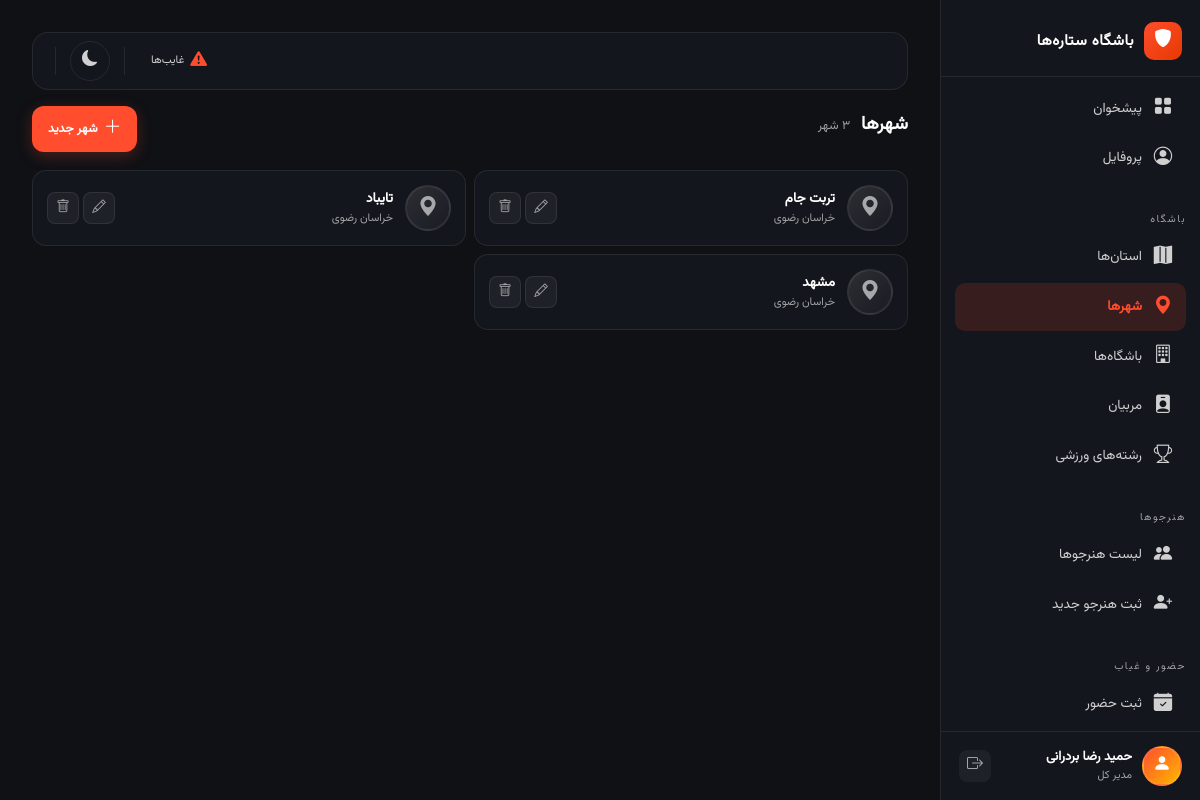
/clubs/cities/ (signed in), run on the app's committed database.
### apps/core/models.py (models this page shows, shortened)
class SiteSetting(models.Model):
    gym_name = models.CharField('نام مجموعه', max_length=200, default='باشگاه ستاره‌ها')
    central_phone = models.CharField('شماره تماس مرکزی', max_length=11, blank=True, null=True)
    central_address = models.TextField('آدرس مرکزی', blank=True, null=True)
    class Meta:
        verbose_name = 'تنظیمات'
        verbose_name_plural = 'تنظیمات'
    @classmethod
    def get_settings(cls):
        obj, created = cls.objects.get_or_create(pk=1)
        return obj

### apps/accounts/models.py (models this page shows, shortened)
class User(AbstractBaseUser, PermissionsMixin):
    phone = models.CharField(max_length=11, unique=True)
    first_name = models.CharField(max_length=100)
    last_name = models.CharField(max_length=100)
    birth_date = jmodels.jDateField('تاریخ تولد', null=True, blank=True)
    national_code = models.CharField(max_length=10, blank=True, null=True)
    avatar = models.ImageField(upload_to='avatars/', blank=True, null=True)
    is_super_manager = models.BooleanField(default=False)
    is_club_manager = models.BooleanField(default=False)
    is_instructor = models.BooleanField(default=False)
    is_active = models.BooleanField(default=True)
    is_staff = models.BooleanField(default=False)
    created_at = models.DateTimeField(auto_now_add=True)
    updated_at = models.DateTimeField(auto_now=True)
    objects = UserMnaager()
    USERNAME_FIELD = 'phone'
    REQUIRED_FIELDS = ['first_name', 'last_name']
    class Meta:
        verbose_name = 'کاربر'
        verbose_name_plural = 'کاربرها'
    def get_full_name(self):
        return f'{self.first_name} {self.last_name}'

### apps/clubs/models.py (models this page shows, shortened)
class City(models.Model):
    province = models.ForeignKey(Province, on_delete=models.CASCADE, related_name='cities', verbose_name='استان')
    name = models.CharField('شهر', max_length=100)
    class Meta:
        verbose_name = 'شهر'
        verbose_name_plural = 'شهرها'

class Province(models.Model):
    name = models.CharField('استان', max_length=100)
    class Meta:
        verbose_name = 'استان'
        verbose_name_plural = 'استان‌ها'

### apps/clubs/views.py (the view)
# urls.py: path('cities/', views.CityListView.as_view(), name='city_list'),
class CityListView(LoginRequiredMixin, UserPassesTestMixin, ListView):
    model = City
    template_name = 'clubs/city_list.html'
    context_object_name = 'cities'
    def test_func(self): return self.request.user.is_super_manager
    def get_queryset(self):
        return City.objects.select_related('province').all()
    def get_context_data(self, **kwargs):
        context = super().get_context_data(**kwargs)
        context['provinces'] = Province.objects.all()
        return context

### apps/core/context_processors.py (called while the page is built)
def site_settings(request):
    return {'site_settings': SiteSetting.get_settings()}

### templates/clubs/city_list.html (shortened to what this page needs)
{% extends 'base.html' %}
{% block content %}
<div class="dashboard-layout">
    {% include 'partials/_sidebar.html' %}{% include 'partials/_mobile_nav.html' %}
    <main class="dashboard-main">
        {% include 'partials/_notif_bar.html' %}
        <div class="page-header animate__animated animate__fadeIn">
            <div><h1 class="page-title">شهرها <span>{{ cities.count }} شهر</span></h1></div>
            <button onclick="openCityModal()" class="btn-add"><i class="bi bi-plus-lg"></i><span class="btn-add-text">شهر جدید</span></button>
        </div>
        <div class="coach-list-page">
            {% for c in cities %}
            <div class="coach-card-page animate__animated animate__fadeInUp">
                <div class="coach-avatar-page"><i class="bi bi-geo-alt-fill"></i></div>
                <div class="coach-info-page"><div class="coach-name-page">{{ c.name }}</div><div class="coach-meta-page"><span>{{ c.province.name }}</span></div></div>
                <div class="coach-actions">
                    <button onclick="editCity({{ c.id }}, '{{ c.name|escapejs }}', {{ c.province_id }})" class="coach-action-btn edit"><i class="bi bi-pencil"></i></button>
                    <button onclick="confirmCityDelete('{% url 'clubs:city_delete' c.id %}', '{{ c.name|escapejs }}')" class="coach-action-btn delete"><i class="bi bi-trash"></i></button>
                </div>
            </div>
            {% endfor %}
        </div>
    </main>
</div>
{% endblock %}

### templates/partials/_sidebar.html (shortened to what this page needs)
{% load static %}
<aside class="dashboard-sidebar">
    <div class="sidebar-logo">
        <div class="logo-sm"><i class="bi bi-shield-fill"></i></div>
        <span class="logo-text">{{ site_settings.gym_name|default:"ستاره‌ها" }}</span>
    </div>
    <div class="sidebar-menu-wrapper">
        <ul class="sidebar-nav">
            <li><a href="{% url 'accounts:dashboard' %}" class="{% if request.resolver_match.url_name == 'dashboard' %}active{% endif %}"><i class="bi bi-grid-fill"></i> پیشخوان</a></li>
            <li><a href="{% url 'accounts:profile' %}" class=""><i class="bi bi-person-circle"></i> پروفایل</a></li>
        </ul>
        {% if user.is_super_manager or user.is_club_manager or user.is_instructor %}
        <div class="sidebar-category">باشگاه</div>
        <ul class="sidebar-nav">
            {% if user.is_super_manager %}
            <li><a href="{% url 'clubs:province_list' %}" class=""><i class="bi bi-map-fill"></i> استان‌ها</a></li>
            <li><a href="{% url 'clubs:city_list' %}" class="{% if request.resolver_match.url_name == 'city_list' or request.resolver_match.url_name == 'city_add' or request.resolver_match.url_name == 'city_edit' %}active{% endif %}"><i class="bi bi-geo-alt-fill"></i> شهرها</a></li>
            {% endif %}
            <li><a href="{% url 'clubs:club_list' %}" class=""><i class="bi bi-building"></i> باشگاه‌ها</a></li>
            <li><a href="{% url 'clubs:coach_list' %}" class=""><i class="bi bi-person-badge-fill"></i> مربیان</a></li>
            {% if user.is_super_manager %}
            <li><a href="{% url 'clubs:sport_list' %}"><i class="bi bi-trophy"></i> رشته‌های ورزشی</a></li>
            {% endif %}
        </ul>
        <div class="sidebar-category">هنرجوها</div>
        <ul class="sidebar-nav">
            <li><a href="{% url 'students:student_list' %}" class="{% if request.resolver_match.url_name == 'student_list' %}active{% endif %}"><i class="bi bi-people-fill"></i> لیست هنرجوها</a></li>
            <li><a href="{% url 'students:student_add' %}" class="{% if request.resolver_match.url_name == 'student_add' %}active{% endif %}"><i class="bi bi-person-plus-fill"></i> ثبت هنرجو جدید</a></li>
        </ul>
        <div class="sidebar-category">حضور و غیاب</div>
        <ul class="sidebar-nav">
            <li><a href="{% url 'students:attendance' %}" class="{% if request.resolver_match.url_name == 'attendance' %}active{% endif %}"><i class="bi bi-calendar-check-fill"></i> ثبت حضور</a></li>
            <li><a href="{% url 'students:absentees' %}" class="{% if request.resolver_match.url_name == 'absentees' %}active{% endif %}"> پیگیری غیبت‌ها</a></li>
        </ul>
        {% endif %}
    </div>
    <div class="sidebar-user">
        <div class="user-avatar">
            {% if user.avatar %}<img src="{{ user.avatar.url }}" alt="" style="width:100%;height:100%;object-fit:cover;border-radius:50%;">{% else %}<i class="bi bi-person-fill"></i>{% endif %}
        </div>
        <div class="user-info">
            <div class="user-name">{{ user.get_full_name }}</div>
            <div class="user-role">{% if user.is_super_manager %}مدیر کل{% elif user.is_club_manager %}مدیر باشگاه{% elif user.is_instructor %}مربی{% else %}هنرجو{% endif %}</div>
        </div>
        <form method="post" action="{% url 'accounts:logout' %}">
            {% csrf_token %}<button type="submit" class="logout-btn" title="خروج"><i class="bi bi-box-arrow-right"></i></button>
        </form>
    </div>
</aside>

### data on the page
SiteSetting: gym_name "باشگاه ستاره‌ها"
User: get_full_name "حمید رضا بردرانی"
City: name "تربت جام", province.name "خراسان رضوی"
City: name "تایباد", province.name "خراسان رضوی"
City: name "مشهد", province.name "خراسان رضوی"
